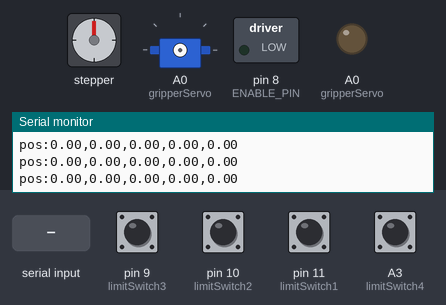
A sketch run on a simulated Arduino Uno, built with avr-gcc and run on an emulated ATmega328P. Parts: stepper motor, servo, switched loads named in the sketch (green lamp = pin HIGH), output pins drawn as LEDs (lit = HIGH), the last lines printed to the serial monitor. The inputs (shaded band) are chosen by the test bench; at power-on: A3 (limitSwitch4), pin 9 (limitSwitch3), pin 10 (limitSwitch2), pin 11 (limitSwitch1) HIGH. Stepper angles assume 200 steps per turn.

Above: at 2.2 s.
2.3 s: "S,45\n" received over Serial
At 4.8 s:
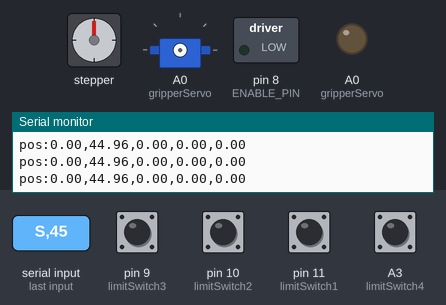
5.3 s: "S,1\n" received over Serial
At 8.1 s:
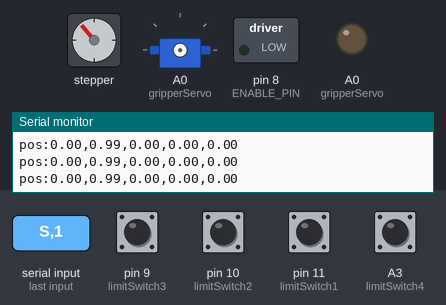
8.3 s: "G90\n" received over Serial
9.8 s: "S\n" received over Serial
At 11.1 s:
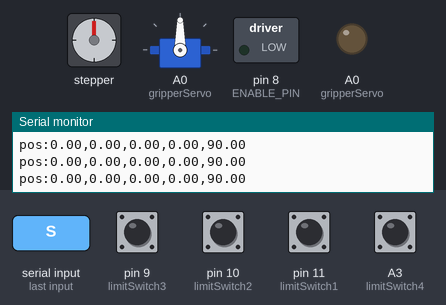
11.5 s: "S,150\n" received over Serial
At 11.65 s:
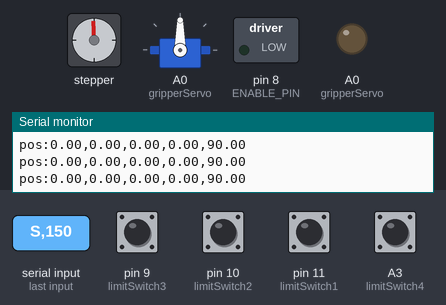
14.5 s: "G,1\n" received over Serial
At 16.8 s:
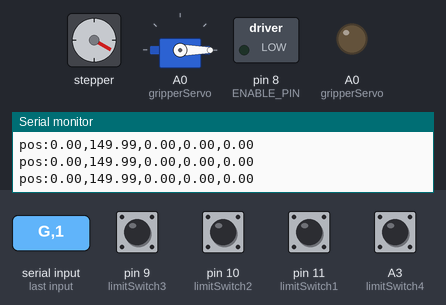
Timing chart, 0 to 18.3 s (numbered marks = the images above; inputs shaded):
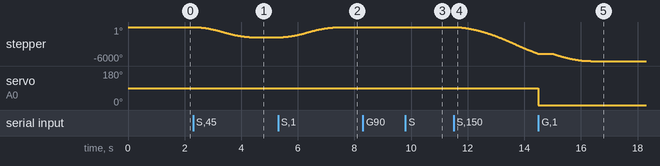

Measured:
- after the input at 2.3 s, stepper: turns 1799° counter-clockwise in 2.2 s, starting at once
- after the input at 5.3 s, stepper: turns 1759° clockwise in 2.1 s, starting at once
- after the input at 9.8 s, stepper: turns 40° clockwise in 0.22 s, starting at once
- after the input at 11.5 s, stepper: keeps turning counter-clockwise at about 1569°/s, starting at once
- after the input at 14.5 s, servo on A0 (gripperServo): 90° → 0° at once

The sketch:

robo_washington.ino
```cpp
/*
  SCARA Robot - Firmware com Comandos Separados
  - CORREÇÃO: A lógica de comunicação foi refeita para separar os comandos de
    movimento dos eixos (J1, J2, Phi, Z) dos comandos da garra.
  - Movimentar os eixos pela interface NÃO envia mais comandos para o servo.
  - A garra só se move quando o seu controle específico é acionado.
  - A funcionalidade de playback (sequenciador) continua operando com o estado completo.
*/
#include <AccelStepper.h>
#include <Servo.h>

// --- Definições de Pinos e Motores ---
#define limitSwitch1 11
#define limitSwitch2 10
#define limitSwitch3 9
#define limitSwitch4 A3
#define ENABLE_PIN 8

AccelStepper stepper3(1, 2, 5);   // Rotação da Garra (phi)
AccelStepper stepper1(1, 4, 7);   // Junta 1 (theta1) <- USA PINOS 4, 7
AccelStepper stepper2(1, 3, 6);   // Junta 2 (theta2) <- USA PINOS 3, 6
AccelStepper stepper4(1, 12, 13); // Eixo Z
Servo gripperServo;

// --- Factores de Conversão ---
const float theta1AngleToSteps = 35.555555;
const float theta2AngleToSteps = 22.222222;
const float phiAngleToSteps = 35;
const float zDistanceToSteps = 100;

long last_report_time = 0;
float g_val_last = 0;

// Função para processar o comando completo (eixos + garra), usada pelo sequenciador.
void parseFullCommand(String cmd) {
    int initialIndex = 0;
    int separatorIndex = 0;
    float values[5];

    for (int i = 0; i < 5; i++) {
        separatorIndex = cmd.indexOf(',', initialIndex);
        if (separatorIndex == -1) {
            separatorIndex = cmd.length();
        }
        String part = cmd.substring(initialIndex, separatorIndex);
        values[i] = part.toFloat();
        initialIndex = separatorIndex + 1;
    }

    float t1_val = values[0];
    float t2_val = values[1];
    float p_val = values[2];
    float z_val = values[3];
    float g_val = values[4];

    // Move todos os eixos
    stepper1.moveTo(t1_val * theta1AngleToSteps);
    stepper2.moveTo(t2_val * theta2AngleToSteps);
    stepper3.moveTo(p_val * phiAngleToSteps);
    stepper4.moveTo(z_val * zDistanceToSteps);

    // E também a garra
    g_val_last = g_val;
    gripperServo.attach(A0, 500, 2500);
    gripperServo.write(g_val);
    delay(500);
    gripperServo.detach();
}

// NOVA FUNÇÃO: Processa comandos de movimento apenas para os 4 eixos principais.
void parseStepperCommand(String cmd) {
    int initialIndex = 0;
    int separatorIndex = 0;
    float values[4]; // Apenas 4 valores

    for (int i = 0; i < 4; i++) {
        separatorIndex = cmd.indexOf(',', initialIndex);
        if (separatorIndex == -1) {
            separatorIndex = cmd.length();
        }
        String part = cmd.substring(initialIndex, separatorIndex);
        values[i] = part.toFloat();
        initialIndex = separatorIndex + 1;
    }

    float t1_val = values[0];
    float t2_val = values[1];
    float p_val = values[2];
    float z_val = values[3];

    // Move apenas os steppers
    stepper1.moveTo(t1_val * theta1AngleToSteps);
    stepper2.moveTo(t2_val * theta2AngleToSteps);
    stepper3.moveTo(p_val * phiAngleToSteps);
    stepper4.moveTo(z_val * zDistanceToSteps);
}

// NOVA FUNÇÃO: Processa comandos exclusivos para a garra.
void parseGripperCommand(String cmd) {
    float g_val = cmd.toFloat();

    g_val_last = g_val; // Atualiza o estado para o relatório de posição
    gripperServo.attach(A0, 500, 2500);
    gripperServo.write(g_val);
    delay(500);
    gripperServo.detach();
}


void setup() {
  pinMode(A0, OUTPUT);
  digitalWrite(A0, LOW);

  Serial.begin(115200);
  while (!Serial) { ; }
  delay(1000);

  Serial.println("status:Arduino a inicializar...");

  pinMode(ENABLE_PIN, OUTPUT);
  digitalWrite(ENABLE_PIN, LOW);

  pinMode(limitSwitch1, INPUT_PULLUP);
  pinMode(limitSwitch2, INPUT_PULLUP);
  pinMode(limitSwitch3, INPUT_PULLUP);
  pinMode(limitSwitch4, INPUT_PULLUP);

  stepper1.setMaxSpeed(4000); stepper1.setAcceleration(2000);
  stepper2.setMaxSpeed(4000); stepper2.setAcceleration(2000);
  stepper3.setMaxSpeed(4000); stepper3.setAcceleration(2000);
  stepper4.setMaxSpeed(4000); stepper4.setAcceleration(2000);

  stepper2.setPinsInverted(true, false, false);

  homing();

  Serial.println("status:Arduino pronto para receber comandos!");
}

void loop() {
  stepper1.run();
  stepper2.run();
  stepper3.run();
  stepper4.run();

  if (Serial.available() > 0) {
    String command = Serial.readStringUntil('\n');
    command.trim();

    if (command.length() > 0) {
      // Lógica para direcionar o comando para a função correta
      if (command.startsWith("S")) {
          command.remove(0, 1); // Remove o prefixo 'S'
          parseStepperCommand(command);
      } else if (command.startsWith("G")) {
          command.remove(0, 1); // Remove o prefixo 'G'
          parseGripperCommand(command);
      } else if (command.indexOf(',') != -1) {
          // Se não tem prefixo mas tem vírgula, é um comando completo (do sequenciador)
          parseFullCommand(command);
      }
    }
  }

  bool isMoving = stepper1.distanceToGo() != 0 || stepper2.distanceToGo() != 0 || stepper3.distanceToGo() != 0 || stepper4.distanceToGo() != 0;
  if (!isMoving && (millis() - last_report_time > 100)) {
    float current_t1 = stepper1.currentPosition() / theta1AngleToSteps;
    float current_t2 = stepper2.currentPosition() / theta2AngleToSteps;
    float current_phi = stepper3.currentPosition() / phiAngleToSteps;
    float current_z = stepper4.currentPosition() / zDistanceToSteps;

    Serial.print("pos:");
    Serial.print(current_t1);  Serial.print(",");
    Serial.print(current_t2);  Serial.print(",");
    Serial.print(current_phi); Serial.print(",");
    Serial.print(current_z);   Serial.print(",");
    Serial.print(g_val_last);
    Serial.print("\n");
    last_report_time = millis();
  }
}

void homing() {
  Serial.println("status:Iniciando Homing...");
  digitalWrite(ENABLE_PIN, LOW);

  Serial.println("status:Homing Eixo Z...");
  stepper4.setMaxSpeed(2000); stepper4.setAcceleration(1000);
  while (digitalRead(limitSwitch4) == LOW) { stepper4.setSpeed(-1500); stepper4.runSpeed(); }
  stepper4.setCurrentPosition(0);
  stepper4.setSpeed(0);
  Serial.println("status:Homing Eixo Z... OK");

  Serial.println("status:Homing Rotação (Phi)...");
  stepper3.setMaxSpeed(2000); stepper3.setAcceleration(1000);
  while (digitalRead(limitSwitch3) == LOW) { stepper3.setSpeed(-1100); stepper3.runSpeed(); }
  stepper3.setCurrentPosition(0);
  stepper3.setSpeed(0);
  Serial.println("status:Homing Rotação (Phi)... OK");

  Serial.println("status:Homing Junta 2...");
  stepper2.setMaxSpeed(2000); stepper2.setAcceleration(1000);
  while (digitalRead(limitSwitch2) == LOW) { stepper2.setSpeed(-1200); stepper2.runSpeed(); }
  stepper2.setCurrentPosition(0);
  stepper2.setSpeed(0);
  Serial.println("status:Homing Junta 2... OK");

  Serial.println("status:Homing Junta 1...");
  stepper1.setMaxSpeed(2000); stepper1.setAcceleration(1000);
  while (digitalRead(limitSwitch1) == LOW) { stepper1.setSpeed(-1300); stepper1.runSpeed(); }
  stepper1.setCurrentPosition(0);
  stepper1.setSpeed(0);
  Serial.println("status:Homing Junta 1... OK");

  Serial.println("status:Homing completo!");
}
```
